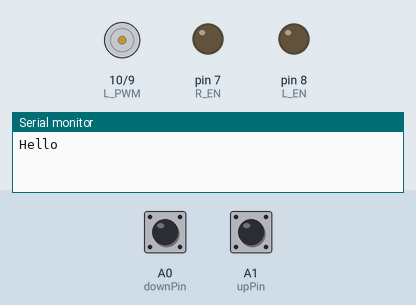
This program was run on a simulated Arduino Nano, built with avr-gcc and run on an emulated ATmega328P. Parts: motor-driver pin pairs drawn as motors (green arrow = first pin HIGH = forward, orange = second pin HIGH = backward, longer = more drive), output pins drawn as LEDs (lit = HIGH), the last lines printed to the serial monitor. The inputs (shaded band) are chosen by the test bench; at power-on: A0 (downPin) HIGH, A1 (upPin) HIGH.

Above: at 1.2 s.
1.3 s: A0 (downPin) pulled LOW for 1 s
At 1.68 s:
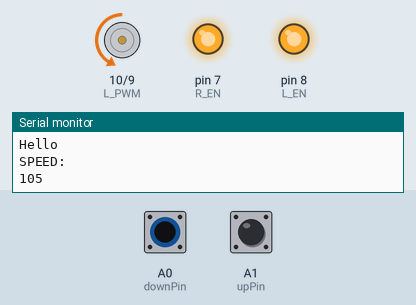
4.3 s: A1 (upPin) pulled LOW for 3.2 s
At 4.68 s:
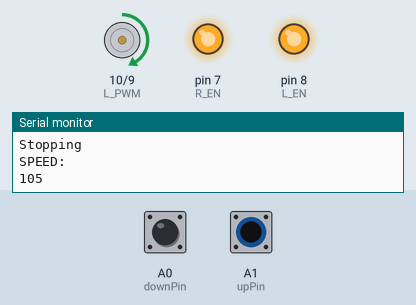
9.0 s: A0 (downPin) pulled LOW for 3.2 s
At 10.38 s:
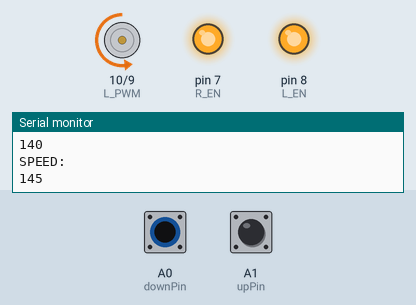
Timing chart, 0 to 13.7 s (numbered marks = the images above; inputs shaded):
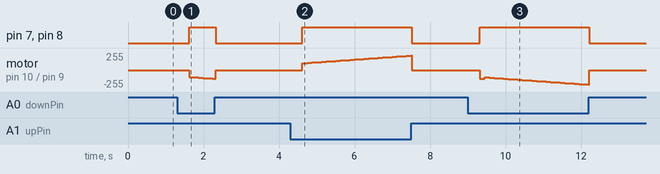

The program:

main.cpp
```cpp
#include <Arduino.h>
#include "RunningAverage.h"
#include <PinButton.h>

uint8_t upPin = A1;
uint8_t downPin = A0;

#define R_EN 7
#define L_EN 8
#define R_PWM 9
#define L_PWM 10

#define ENCODER_PIN_1 2
#define ENCODER_PIN_2 3

#define TRIG_PIN 6
#define ECHO_PIN 5

#define MIN_SPEED 100
#define MAX_SPEED 255
#define SPEED_STEP_DURATION 125

#define MAX_DISTANCE 101
#define MIN_DISTANCE 75

typedef enum {
    UP_DIR,
    DOWN_DIR,
    UP_AUTO,
    DOWN_AUTO,
    OFF
} MotorState;

unsigned long last_tick = millis();
unsigned long last_report_tick = millis();
uint8_t speed = 0;

double distance = 0;

MotorState state = OFF;

RunningAverage distanceRA(10);

PinButton upButton(upPin);
PinButton downButton(downPin);

void setup() {
  Serial.begin(9600);
  Serial.println("Hello");

  pinMode(R_EN, OUTPUT);
  digitalWrite(R_EN, LOW);
  pinMode(L_EN, OUTPUT);
  digitalWrite(L_EN, LOW);
  pinMode(R_PWM, OUTPUT);
  digitalWrite(R_PWM, LOW);
  pinMode(L_PWM, OUTPUT);
  digitalWrite(L_PWM, LOW);

  pinMode(TRIG_PIN, OUTPUT); // Sets the trigPin as an Output
  pinMode(ECHO_PIN, INPUT); // Sets the echoPin as an Input

  distanceRA.clear();
}

void updateSpeed() {
    if (state == UP_DIR || state == UP_AUTO) {
        analogWrite(R_PWM, 0);
        analogWrite(L_PWM, speed);
    } else if (state == DOWN_DIR || state == DOWN_AUTO) {
        analogWrite(L_PWM, 0);
        analogWrite(R_PWM, speed);
    }
}

void stop() {
    digitalWrite(R_EN, LOW);
    digitalWrite(L_EN, LOW);
    analogWrite(R_PWM, 0);
    analogWrite(L_PWM, 0);
    state = OFF;
}

void start() {
    digitalWrite(R_EN, HIGH);
    digitalWrite(L_EN, HIGH);
}

void updateDistance() {
  digitalWrite(TRIG_PIN, LOW);
  delayMicroseconds(5);
  digitalWrite(TRIG_PIN, HIGH);
  delayMicroseconds(20);
  digitalWrite(TRIG_PIN, LOW);
  int duration = pulseIn(ECHO_PIN, HIGH);
  double localDistance = duration*0.034/2;
  if (localDistance < 150) {
    distanceRA.addValue(localDistance);
  }

  distance = distanceRA.getAverage();
}

void loop() {
  upButton.update();
  downButton.update();

  if (upButton.isDoubleClick()) {
    state = UP_AUTO;
    Serial.println("Auto up");
    updateDistance();
    if (distance < MAX_DISTANCE) {
      start();
      speed = MIN_SPEED;
    }
  } else if (downButton.isDoubleClick()) {
    state = DOWN_AUTO;
    Serial.println("Auto Down");
    updateDistance();
    if (distance > MIN_DISTANCE) {
      start();
      speed = MIN_SPEED;
    }
  } else if (upButton.isLongClick()) {
    if (state != UP_DIR) {
      start();
      state = UP_DIR;
      speed = MIN_SPEED;
    }
  } else if (downButton.isLongClick()) {
    if (state != DOWN_DIR) {
      start();
      state = DOWN_DIR;
      speed = MIN_SPEED;
    }
  } else if ((state == DOWN_DIR || state == UP_DIR) && (downButton.isReleased() || upButton.isReleased())) {
    Serial.println("Stopping");
    stop();
  }

  unsigned long now = millis(), diff = now - last_tick, report_diff = now - last_report_tick;

  if (report_diff >= 100 && (state == UP_AUTO || state == DOWN_AUTO)) {
    updateDistance();

    if (state == UP_AUTO) {
      Serial.print("GOIND UP, DISTANCE:");
      Serial.println(distance);
      if (distance > MAX_DISTANCE) {
        stop();
      }

    } else if (state == DOWN_AUTO) {
      Serial.print("GOIND DOWN, DISTANCE:");
      Serial.println(distance);
      if (distance < MIN_DISTANCE) {
        stop();
      }
    }

    last_report_tick = now;
  }

  if (diff >= SPEED_STEP_DURATION && speed < MAX_SPEED && speed >= MIN_SPEED && state != OFF) {
    speed = speed + 5 % (MAX_SPEED + 1);
    last_tick = now;
    Serial.println("SPEED:");
    Serial.println(speed);
  }

  if (state != OFF) {
    updateSpeed();
  }
}
```

Measured:
- after the input at 1.3 s, pin 7 (R_EN), pin 8 (L_EN): LOW → HIGH after 0.32 s, → LOW 0.70 s later; motor on pin 10 (L_PWM) / pin 9 (R_PWM): stopped → backward 105/255 after 0.32 s, → backward 110/255 0.12 s later, → backward 115/255 0.12 s later, → backward 120/255 0.12 s later, … (7 changes in this stretch)
- after the input at 4.3 s, pin 7 (R_EN), pin 8 (L_EN): LOW → HIGH after 0.32 s, → LOW 2.9 s later; motor on pin 10 (L_PWM) / pin 9 (R_PWM): rises from stopped to forward 220/255 in 2.9 s, then falls to stopped in 0.02 s
- after the input at 9.0 s, pin 7 (R_EN), pin 8 (L_EN): LOW → HIGH after 0.32 s, → LOW 2.9 s later; motor on pin 10 (L_PWM) / pin 9 (R_PWM): stopped → backward 130/255 after 0.32 s, → backward 110/255 0.12 s later, → backward 115/255 0.12 s later, → backward 120/255 0.12 s later, … (25 changes in this stretch)
